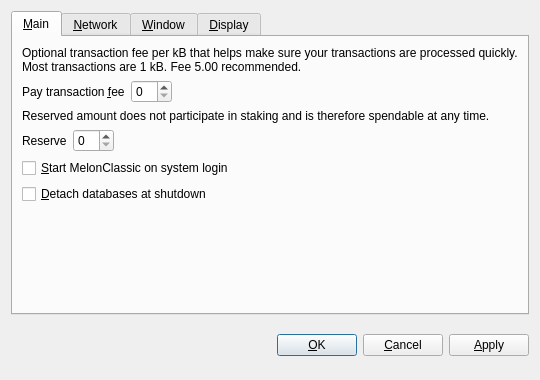
<?xml version="1.0" encoding="UTF-8"?>
<ui version="4.0">
 <class>OptionsDialog</class>
 <widget class="QDialog" name="OptionsDialog">
  <property name="geometry">
   <rect>
    <x>0</x>
    <y>0</y>
    <width>540</width>
    <height>380</height>
   </rect>
  </property>
  <property name="windowTitle">
   <string>Options</string>
  </property>
  <property name="modal">
   <bool>true</bool>
  </property>
  <layout class="QVBoxLayout" name="verticalLayout">
   <item>
    <widget class="QTabWidget" name="tabWidget">
     <property name="tabPosition">
      <enum>QTabWidget::North</enum>
     </property>
     <property name="currentIndex">
      <number>0</number>
     </property>
     <widget class="QWidget" name="tabMain">
      <attribute name="title">
       <string>&amp;Main</string>
      </attribute>
      <layout class="QVBoxLayout" name="verticalLayout_Main">
       <item>
        <widget class="QLabel" name="transactionFeeInfoLabel">
         <property name="text">
          <string>Optional transaction fee per kB that helps make sure your transactions are processed quickly. Most transactions are 1 kB. Fee 5.00 recommended.</string>
         </property>
         <property name="textFormat">
          <enum>Qt::PlainText</enum>
         </property>
         <property name="wordWrap">
          <bool>true</bool>
         </property>
        </widget>
       </item>
       <item>
        <layout class="QHBoxLayout" name="horizontalLayoutFee">
         <item>
          <widget class="QLabel" name="transactionFeeLabel">
           <property name="text">
            <string>Pay transaction &amp;fee</string>
           </property>
           <property name="textFormat">
            <enum>Qt::PlainText</enum>
           </property>
           <property name="buddy">
            <cstring>transactionFee</cstring>
           </property>
          </widget>
         </item>
         <item>
          <widget class="BitcoinAmountField" name="transactionFee"/>
         </item>
         <item>
          <spacer name="horizontalSpacerFee">
           <property name="orientation">
            <enum>Qt::Horizontal</enum>
           </property>
           <property name="sizeHint" stdset="0">
            <size>
             <width>40</width>
             <height>20</height>
            </size>
           </property>
          </spacer>
         </item>
        </layout>
       </item>
       <item>
        <widget class="QLabel" name="reserveBalanceInfoLabel">
         <property name="text">
          <string>Reserved amount does not participate in staking and is therefore spendable at any time.</string>
         </property>
         <property name="textFormat">
          <enum>Qt::PlainText</enum>
         </property>
         <property name="wordWrap">
          <bool>true</bool>
         </property>
        </widget>
       </item>
       <item>
        <layout class="QHBoxLayout" name="horizontalLayoutReserveBalance">
         <item>
          <widget class="QLabel" name="reserveBalanceLabel">
           <property name="text">
            <string>Reserve</string>
           </property>
           <property name="textFormat">
            <enum>Qt::PlainText</enum>
           </property>
           <property name="buddy">
            <cstring>reserveBalance</cstring>
           </property>
          </widget>
         </item>
         <item>
          <widget class="BitcoinAmountField" name="reserveBalance"/>
         </item>
         <item>
          <spacer name="horizontalSpacerReserveBalance">
           <property name="orientation">
            <enum>Qt::Horizontal</enum>
           </property>
           <property name="sizeHint" stdset="0">
            <size>
             <width>40</width>
             <height>20</height>
            </size>
           </property>
          </spacer>
         </item>
        </layout>
       </item>
       <item>
        <widget class="QCheckBox" name="bitcoinAtStartup">
         <property name="toolTip">
          <string>Automatically start MelonClassic after logging in to the system.</string>
         </property>
         <property name="text">
          <string>&amp;Start MelonClassic on system login</string>
         </property>
        </widget>
       </item>
       <item>
        <widget class="QCheckBox" name="detachDatabases">
         <property name="toolTip">
          <string>Detach block and address databases at shutdown. This means they can be moved to another data directory, but it slows down shutdown. The wallet is always detached.</string>
         </property>
         <property name="text">
          <string>&amp;Detach databases at shutdown</string>
         </property>
        </widget>
       </item>
       <item>
        <spacer name="verticalSpacer_Main">
         <property name="orientation">
          <enum>Qt::Vertical</enum>
         </property>
         <property name="sizeHint" stdset="0">
          <size>
           <width>20</width>
           <height>40</height>
          </size>
         </property>
        </spacer>
       </item>
      </layout>
     </widget>
     <widget class="QWidget" name="tabNetwork">
      <attribute name="title">
       <string>&amp;Network</string>
      </attribute>
      <layout class="QVBoxLayout" name="verticalLayout_Network">
       <item>
        <widget class="QCheckBox" name="mapPortUpnp">
         <property name="toolTip">
          <string>Automatically open the MelonClassic client port on the router. This only works when your router supports UPnP and it is enabled.</string>
         </property>
         <property name="text">
          <string>Map port using &amp;UPnP</string>
         </property>
        </widget>
       </item>
       <item>
        <widget class="QCheckBox" name="connectSocks">
         <property name="toolTip">
          <string>Connect to the MelonClassic network through a SOCKS proxy (e.g. when connecting through Tor).</string>
         </property>
         <property name="text">
          <string>&amp;Connect through SOCKS proxy:</string>
         </property>
        </widget>
       </item>
       <item>
        <layout class="QHBoxLayout" name="horizontalLayout_Network">
         <item>
          <widget class="QLabel" name="proxyIpLabel">
           <property name="text">
            <string>Proxy &amp;IP:</string>
           </property>
           <property name="textFormat">
            <enum>Qt::PlainText</enum>
           </property>
           <property name="buddy">
            <cstring>proxyIp</cstring>
           </property>
          </widget>
         </item>
         <item>
          <widget class="QValidatedLineEdit" name="proxyIp">
           <property name="maximumSize">
            <size>
             <width>140</width>
             <height>16777215</height>
            </size>
           </property>
           <property name="toolTip">
            <string>IP address of the proxy (e.g. 127.0.0.1)</string>
           </property>
          </widget>
         </item>
         <item>
          <widget class="QLabel" name="proxyPortLabel">
           <property name="text">
            <string>&amp;Port:</string>
           </property>
           <property name="textFormat">
            <enum>Qt::PlainText</enum>
           </property>
           <property name="buddy">
            <cstring>proxyPort</cstring>
           </property>
          </widget>
         </item>
         <item>
          <widget class="QLineEdit" name="proxyPort">
           <property name="maximumSize">
            <size>
             <width>55</width>
             <height>16777215</height>
            </size>
           </property>
           <property name="toolTip">
            <string>Port of the proxy (e.g. 9050)</string>
           </property>
          </widget>
         </item>
         <item>
          <widget class="QLabel" name="socksVersionLabel">
           <property name="text">
            <string>SOCKS &amp;Version:</string>
           </property>
           <property name="textFormat">
            <enum>Qt::PlainText</enum>
           </property>
           <property name="buddy">
            <cstring>socksVersion</cstring>
           </property>
          </widget>
         </item>
         <item>
          <widget class="QValueComboBox" name="socksVersion">
           <property name="toolTip">
            <string>SOCKS version of the proxy (e.g. 5)</string>
           </property>
          </widget>
         </item>
         <item>
          <spacer name="horizontalSpacer_Network">
           <property name="orientation">
            <enum>Qt::Horizontal</enum>
           </property>
           <property name="sizeHint" stdset="0">
            <size>
             <width>40</width>
             <height>20</height>
            </size>
           </property>
          </spacer>
         </item>
        </layout>
       </item>
       <item>
        <spacer name="verticalSpacer_Network">
         <property name="orientation">
          <enum>Qt::Vertical</enum>
         </property>
         <property name="sizeHint" stdset="0">
          <size>
           <width>20</width>
           <height>40</height>
          </size>
         </property>
        </spacer>
       </item>
      </layout>
     </widget>
     <widget class="QWidget" name="tabWindow">
      <attribute name="title">
       <string>&amp;Window</string>
      </attribute>
      <layout class="QVBoxLayout" name="verticalLayout_Window">
       <item>
        <widget class="QCheckBox" name="minimizeToTray">
         <property name="toolTip">
          <string>Show only a tray icon after minimizing the window.</string>
         </property>
         <property name="text">
          <string>&amp;Minimize to the tray instead of the taskbar</string>
         </property>
        </widget>
       </item>
       <item>
        <widget class="QCheckBox" name="minimizeOnClose">
         <property name="toolTip">
          <string>Minimize instead of exit the application when the window is closed. When this option is enabled, the application will be closed only after selecting Quit in the menu.</string>
         </property>
         <property name="text">
          <string>M&amp;inimize on close</string>
         </property>
        </widget>
       </item>
       <item>
        <spacer name="verticalSpacer_Window">
         <property name="orientation">
          <enum>Qt::Vertical</enum>
         </property>
         <property name="sizeHint" stdset="0">
          <size>
           <width>20</width>
           <height>40</height>
          </size>
         </property>
        </spacer>
       </item>
      </layout>
     </widget>
     <widget class="QWidget" name="tabDisplay">
      <attribute name="title">
       <string>&amp;Display</string>
      </attribute>
      <layout class="QVBoxLayout" name="verticalLayout_Display">
       <item>
        <layout class="QHBoxLayout" name="horizontalLayout_1_Display">
         <item>
          <widget class="QLabel" name="langLabel">
           <property name="text">
            <string>User Interface &amp;language:</string>
           </property>
           <property name="textFormat">
            <enum>Qt::PlainText</enum>
           </property>
           <property name="buddy">
            <cstring>lang</cstring>
           </property>
          </widget>
         </item>
         <item>
          <widget class="QValueComboBox" name="lang">
           <property name="toolTip">
            <string>The user interface language can be set here. This setting will take effect after restarting MelonClassic.</string>
           </property>
          </widget>
         </item>
        </layout>
       </item>
       <item>
        <layout class="QHBoxLayout" name="horizontalLayout_2_Display">
         <item>
          <widget class="QLabel" name="unitLabel">
           <property name="text">
            <string>&amp;Unit to show amounts in:</string>
           </property>
           <property name="textFormat">
            <enum>Qt::PlainText</enum>
           </property>
           <property name="buddy">
            <cstring>unit</cstring>
           </property>
          </widget>
         </item>
         <item>
          <widget class="QValueComboBox" name="unit">
           <property name="toolTip">
            <string>Choose the default subdivision unit to show in the interface and when sending coins.</string>
           </property>
          </widget>
         </item>
        </layout>
       </item>
       <item>
        <widget class="QCheckBox" name="displayAddresses">
         <property name="toolTip">
          <string>Whether to show MelonClassic addresses in the transaction list or not.</string>
         </property>
         <property name="text">
          <string>&amp;Display addresses in transaction list</string>
         </property>
        </widget>
       </item>
       <item>
        <widget class="QCheckBox" name="coinControlFeatures">
         <property name="toolTip">
          <string>Whether to show coin control features or not.</string>
         </property>
         <property name="text">
          <string>Display coin &amp;control features (experts only!)</string>
         </property>
        </widget>
       </item>
       <item>
        <spacer name="verticalSpacer_Display">
         <property name="orientation">
          <enum>Qt::Vertical</enum>
         </property>
         <property name="sizeHint" stdset="0">
          <size>
           <width>20</width>
           <height>40</height>
          </size>
         </property>
        </spacer>
       </item>
      </layout>
     </widget>
    </widget>
   </item>
   <item>
    <layout class="QHBoxLayout" name="horizontalLayout_Buttons">
     <item>
      <spacer name="horizontalSpacer_1">
       <property name="orientation">
        <enum>Qt::Horizontal</enum>
       </property>
       <property name="sizeHint" stdset="0">
        <size>
         <width>40</width>
         <height>48</height>
        </size>
       </property>
      </spacer>
     </item>
     <item>
      <widget class="QLabel" name="statusLabel">
       <property name="font">
        <font>
         <weight>75</weight>
         <bold>true</bold>
        </font>
       </property>
       <property name="text">
        <string/>
       </property>
       <property name="textFormat">
        <enum>Qt::PlainText</enum>
       </property>
       <property name="wordWrap">
        <bool>true</bool>
       </property>
      </widget>
     </item>
     <item>
      <spacer name="horizontalSpacer_2">
       <property name="orientation">
        <enum>Qt::Horizontal</enum>
       </property>
       <property name="sizeHint" stdset="0">
        <size>
         <width>40</width>
         <height>48</height>
        </size>
       </property>
      </spacer>
     </item>
     <item>
      <widget class="QPushButton" name="okButton">
       <property name="text">
        <string>&amp;OK</string>
       </property>
      </widget>
     </item>
     <item>
      <widget class="QPushButton" name="cancelButton">
       <property name="text">
        <string>&amp;Cancel</string>
       </property>
       <property name="autoDefault">
        <bool>false</bool>
       </property>
      </widget>
     </item>
     <item>
      <widget class="QPushButton" name="applyButton">
       <property name="text">
        <string>&amp;Apply</string>
       </property>
       <property name="autoDefault">
        <bool>false</bool>
       </property>
      </widget>
     </item>
    </layout>
   </item>
  </layout>
 </widget>
 <customwidgets>
  <customwidget>
   <class>BitcoinAmountField</class>
   <extends>QSpinBox</extends>
   <header>bitcoinamountfield.h</header>
  </customwidget>
  <customwidget>
   <class>QValueComboBox</class>
   <extends>QComboBox</extends>
   <header>qvaluecombobox.h</header>
  </customwidget>
  <customwidget>
   <class>QValidatedLineEdit</class>
   <extends>QLineEdit</extends>
   <header>qvalidatedlineedit.h</header>
  </customwidget>
 </customwidgets>
 <resources/>
 <connections/>
</ui>
